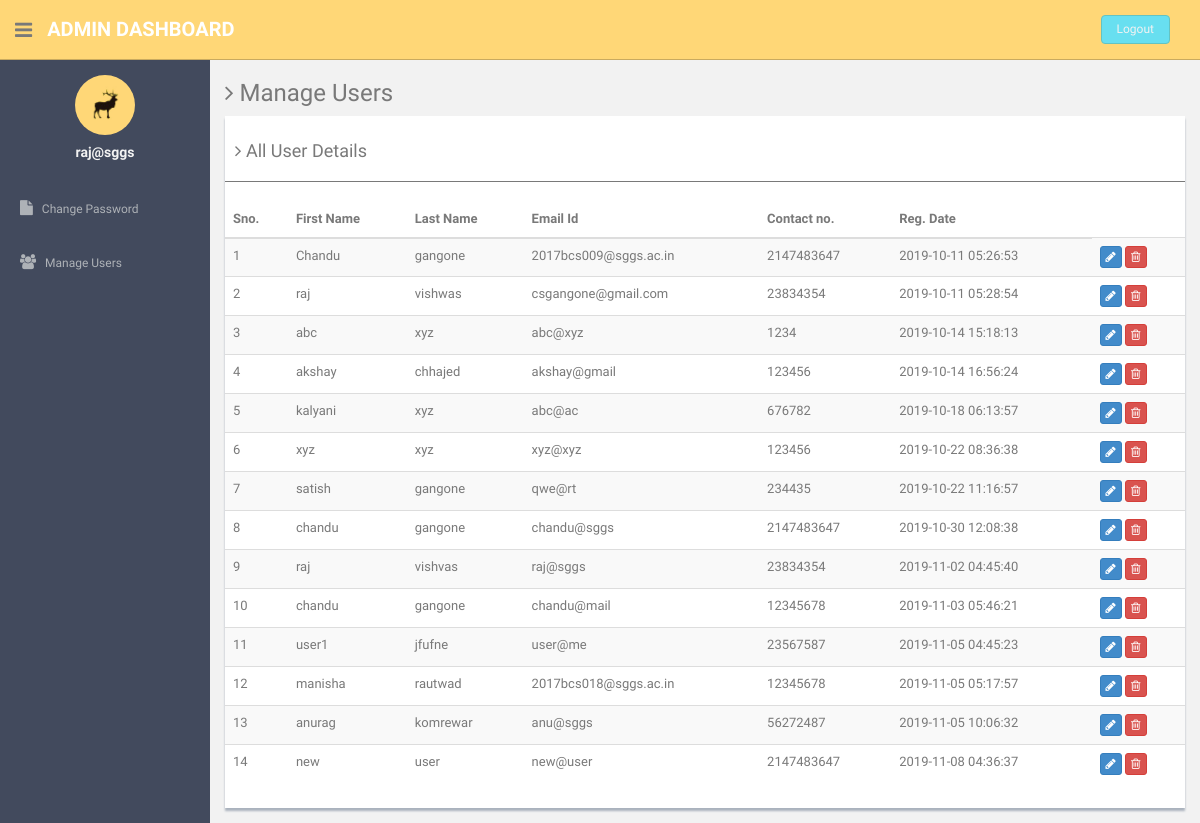
Page /admin/manage-users.php (signed in) on the committed database.
### tables this page shows
CREATE TABLE `users` (
  `id` int(11) NOT NULL,
  `fname` varchar(200) NOT NULL,
  `lname` varchar(200) NOT NULL,
  `email` varchar(200) NOT NULL,
  `password` varchar(300) NOT NULL,
  `contactno` int(11) NOT NULL,
  `posting_date` timestamp NOT NULL DEFAULT CURRENT_TIMESTAMP
);

### admin/manage-users.php (the view, shortened to what this page needs)
<?php
include'dbconnection.php';
if (strlen($_SESSION['id']==0)) {
  header('location:logout.php');
  } else{
?><!DOCTYPE html>
<html lang="en">
  <head>
    <link href="assets/css/bootstrap.css" rel="stylesheet">
    <link href="assets/font-awesome/css/font-awesome.css" rel="stylesheet" />
    <link href="assets/css/style.css" rel="stylesheet">
    <link href="assets/css/style-responsive.css" rel="stylesheet">
  </head>
  <body>
  <section id="container" >
      <header class="header black-bg">
              <div class="sidebar-toggle-box">
                  <div class="fa fa-bars tooltips" data-placement="right" data-original-title="Toggle Navigation"></div>
              </div>
            <a href="#" class="logo"><b>Admin Dashboard</b></a>
            <div class="top-menu">
            	<ul class="nav pull-right top-menu">
                    <li><a class="logout" href="logout.php">Logout</a></li>
            	</ul>
            </div>
        </header>
      <aside>
          <div id="sidebar"  class="nav-collapse ">
              <ul class="sidebar-menu" id="nav-accordion">
              	  <p class="centered"><a href="#"><img src="assets/img/ui-sam.jpg" class="img-circle" width="60"></a></p>
              	  <h5 class="centered"><?php echo $_SESSION['login'];?></h5>
                  <li class="mt">
                      <a href="change-password.php">
                          <i class="fa fa-file"></i>
                          <span>Change Password</span>
                      </a>
                  </li>
                  <li class="sub-menu">
                      <a href="manage-users.php" >
                          <i class="fa fa-users"></i>
                          <span>Manage Users</span>
                      </a>
                  </li>
              </ul>
          </div>
      </aside>
      <section id="main-content">
          <section class="wrapper">
          	<h3><i class="fa fa-angle-right"></i> Manage Users</h3>
				<div class="row">
                  <div class="col-md-12">
                      <div class="content-panel">
                          <table class="table table-striped table-advance table-hover">
	                  	  	  <h4><i class="fa fa-angle-right"></i> All User Details </h4>
	                  	  	  <hr>
                              <thead>
                              <tr>
                                  <th>Sno.</th>
                                  <th class="hidden-phone">First Name</th>
                                  <th> Last Name</th>
                                  <th> Email Id</th>
                                  <th>Contact no.</th>
                                  <th>Reg. Date</th>
                              </tr>
                              </thead>
                              <tbody>
                              <?php $ret=mysqli_query($con,"select * from users");
							  $cnt=1;
							  while($row=mysqli_fetch_array($ret))
							  {?>
                              <tr>
                              <td><?php echo $cnt;?></td>
                                  <td><?php echo $row['fname'];?></td>
                                  <td><?php echo $row['lname'];?></td>
                                  <td><?php echo $row['email'];?></td>
                                  <td><?php echo $row['contactno'];?></td>  <td><?php echo $row['posting_date'];?></td>
                                  <td>
                                     <a href="update-profile.php?uid=<?php echo $row['id'];?>">
                                     <button class="btn btn-primary btn-xs"><i class="fa fa-pencil"></i></button></a>
                                     <a href="manage-users.php?id=<?php echo $row['id'];?>">
                                     <button class="btn btn-danger btn-xs" onClick="return confirm('Do you really want to delete');"><i class="fa fa-trash-o "></i></button></a>
                                  </td>
                              </tr>
                              <?php $cnt=$cnt+1; }?>
                              </tbody>
                          </table>
                      </div>
                  </div>
              </div>
		</section>
      </section
  ></section>
  </body>
</html>
<?php } ?>

### admin/assets/css/style.css (style rules this page uses)
body { color: #797979; background: #f2f2f2; font-family: 'Ruda', sans-serif; padding: 0px !important; margin: 0px !important; font-size:13px; }
ul li { list-style: none; }
a, a:hover, a:focus { text-decoration: none; outline: none; }
#container { width: 100%; height: 100%; }
hr { margin-top: 20px; margin-bottom: 20px; border: 0; border-top: 1px solid #797979; }
.centered { text-align: center; }
.mt { margin-top: 25px; }
ul.top-menu > li > .logout { color: #f2f2f2; font-size: 12px; border-radius: 4px; -webkit-border-radius: 4px; border: 1px solid #64c3c2 !important; padding: 5px 15px; margin-right: 15px; background: #68dff0; margin-top: 15px; }
#sidebar { width: 210px; height: 100%; position: fixed; background: #424a5d; }
#sidebar h5 { color: #f2f2f2; font-weight: 700; }
#sidebar ul li { position: relative; }
ul.sidebar-menu , ul.sidebar-menu li ul.sub { margin: -2px 0 0; padding: 0; }
ul.sidebar-menu { margin-top: 75px; }
ul.sidebar-menu li { margin-bottom: 5px; margin-left:10px; margin-right:10px; }
ul.sidebar-menu li.sub-menu { line-height: 15px; }
ul.sidebar-menu li a span { display: inline-block; }
ul.sidebar-menu li a { color: #aeb2b7; text-decoration: none; display: block; padding: 15px 0 15px 10px; font-size: 12px; outline: none; -webkit-transition: all 0.3s ease; -moz-transition: all 0.3s ease; -o-transition: all 0.3s ease; -ms-transition: all 0.3s ease; transition: all 0.3s ease; }
ul.sidebar-menu li a i { font-size: 15px; padding-right: 6px; }
#main-content { margin-left: 210px; }
.header, .footer { min-height: 60px; padding: 0 15px; }
.header { position: fixed; left: 0; right: 0; z-index: 1002; }
.black-bg { background: #ffd777; border-bottom: 1px solid #c9aa5f; }
.wrapper { display: inline-block; margin-top: 60px; padding-left: 15px; padding-right: 15px; padding-bottom: 15px; padding-top: 0px; width: 100%; }
a.logo { font-size: 20px; color: #ffffff; float: left; margin-top: 15px; text-transform: uppercase; }
a.logo b { font-weight: 900; }
#top_menu .nav > li, ul.top-menu > li { float: left; }
ul.top-menu > li > a { color: #666666; font-size: 16px; border-radius: 4px; -webkit-border-radius: 4px; border:1px solid #666666 !important; padding: 2px 6px; margin-right: 15px; }
.sidebar-toggle-box { float: left; padding-right: 15px; margin-top: 20px; }
.sidebar-toggle-box .fa-bars { cursor: pointer; display: inline-block; font-size: 20px; }
.content-panel { background: #ffffff; box-shadow: 0px 3px 2px #aab2bd; padding-top: 15px; padding-bottom: 5px; }
.content-panel h4 { margin-left: 10px; }

### rows in the picture
users: fname "Chandu", lname "gangone", email "2017bcs009@sggs.ac.in", contactno "2147483647", posting_date "2019-10-11 05:26:53"
users: fname "raj", lname "vishwas", email "csgangone@gmail.com", contactno "23834354", posting_date "2019-10-11 05:28:54"
users: fname "abc", lname "xyz", email "abc@xyz", contactno "1234", posting_date "2019-10-14 15:18:13"
users: fname "akshay", lname "chhajed", email "akshay@gmail", contactno "123456", posting_date "2019-10-14 16:56:24"
users: fname "kalyani", lname "xyz", email "abc@ac", contactno "676782", posting_date "2019-10-18 06:13:57"
users: fname "xyz", lname "xyz", email "xyz@xyz", contactno "123456", posting_date "2019-10-22 08:36:38"
users: fname "satish", lname "gangone", email "qwe@rt", contactno "234435", posting_date "2019-10-22 11:16:57"
users: fname "chandu", lname "gangone", email "chandu@sggs", contactno "2147483647", posting_date "2019-10-30 12:08:38"
users: fname "raj", lname "vishvas", email "raj@sggs", contactno "23834354", posting_date "2019-11-02 04:45:40"
users: fname "chandu", lname "gangone", email "chandu@mail", contactno "12345678", posting_date "2019-11-03 05:46:21"
users: fname "user1", lname "jfufne", email "user@me", contactno "23567587", posting_date "2019-11-05 04:45:23"
users: fname "manisha", lname "rautwad", email "2017bcs018@sggs.ac.in", contactno "12345678", posting_date "2019-11-05 05:17:57"
users: fname "anurag", lname "komrewar", email "anu@sggs", contactno "56272487", posting_date "2019-11-05 10:06:32"
users: fname "new", lname "user", email "new@user", contactno "2147483647", posting_date "2019-11-08 04:36:37"

### other values in the picture
$_SESSION['login'] "raj@sggs"
